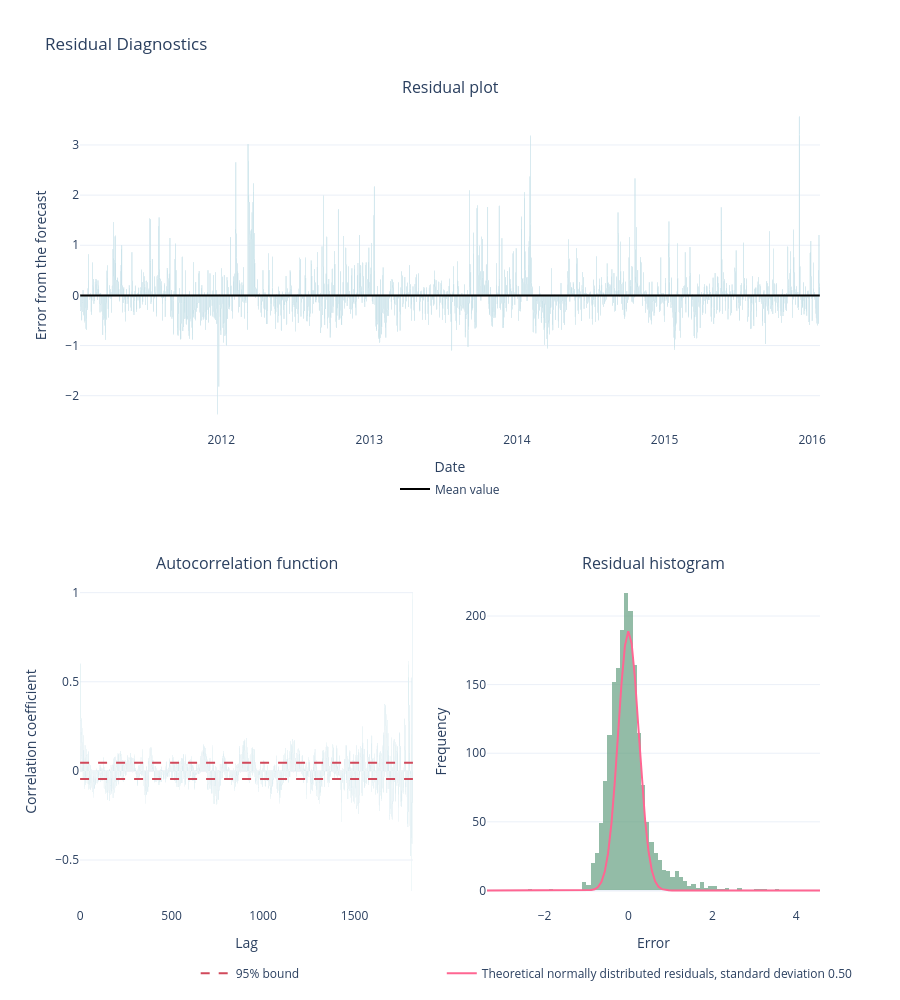

Write notebook code for a chart like this one.
### Code cell
fig = forecast.plot_diagnostics('prophet')
fig.show()

### Figure 1 — Plotly figure (JSON) as saved in the notebook; plotly's stock layout.template omitted (floating-point values rounded to 4 significant figures; data arrays with more than 128 entries replaced by an {"elided": "..."} marker saying what was removed)
{"data": [{"legend": "legend2", "marker": {"color": "#00789c"}, "showlegend": false, "type": "bar", "x": {"elided": "1820 str values"}, "xaxis": "x", "y": {"elided": "1820 float values"}, "yaxis": "y"}, {"legend": "legend2", "line": {"color": "black"}, "name": "Mean value", "type": "scatter", "x": {"elided": "1820 str values"}, "xaxis": "x", "y": {"elided": "1820 float values"}, "yaxis": "y"}, {"legend": "legend3", "marker": {"color": "#00789c"}, "showlegend": false, "type": "bar", "xaxis": "x2", "y": {"elided": "1820 float values"}, "yaxis": "y2"}, {"legend": "legend3", "line": {"color": "#d1495b", "dash": "dash"}, "name": "95% bound", "type": "scatter", "xaxis": "x2", "y": {"elided": "1820 float values"}, "yaxis": "y2"}, {"legend": "legend3", "line": {"color": "#d1495b", "dash": "dash"}, "showlegend": false, "type": "scatter", "xaxis": "x2", "y": {"elided": "1820 float values"}, "yaxis": "y2"}, {"legend": "legend4", "marker": {"color": "#66a182"}, "nbinsx": 100, "opacity": 0.7, "showlegend": false, "type": "histogram", "x": {"elided": "1820 float values"}, "xaxis": "x3", "yaxis": "y3"}, {"legend": "legend4", "name": "Theoretical normally distributed residuals, standard deviation 0.50", "type": "scatter", "x": [-3.371, -3.291, -3.211, -3.131, -3.051, -2.97, -2.89, -2.81, -2.73, -2.65, -2.569, -2.489, -2.409, -2.329, -2.249, -2.169, -2.088, -2.008, -1.928, -1.848, -1.768, -1.687, -1.607, -1.527, -1.447, -1.367, -1.287, -1.206, -1.126, -1.046, -0.9658, -0.8856, -0.8054, -0.7253, -0.6451, -0.5649, -0.4847, -0.4045, -0.3243, -0.2442, -0.164, -0.08379, -0.003603, 0.07658, 0.1568, 0.2369, 0.3171, 0.3973, 0.4775, 0.5577, 0.6379, 0.718, 0.7982, 0.8784, 0.9586, 1.039, 1.119, 1.199, 1.279, 1.36, 1.44, 1.52, 1.6, 1.68, 1.76, 1.841, 1.921, 2.001, 2.081, 2.161, 2.242, 2.322, 2.402, 2.482, 2.562, 2.642, 2.723, 2.803, 2.883, 2.963, 3.043, 3.124, 3.204, 3.284, 3.364, 3.444, 3.524, 3.605, 3.685, 3.765, 3.845, 3.925, 4.006, 4.086, 4.166, 4.246, 4.326, 4.406, 4.487, 4.567], "xaxis": "x3", "y": [3.465e-39, 2.847e-37, 2.104e-35, 1.398e-33, 8.356e-32, 4.491e-30, 2.171e-28, 9.438e-27, 3.69e-25, 1.297e-23, 4.101e-22, 1.166e-20, 2.982e-19, 6.858e-18, 1.418e-16, 2.638e-15, 4.412e-14, 6.637e-13, 8.978e-12, 1.092e-10, 1.195e-09, 1.176e-08, 1.04e-07, 8.279e-07, 5.925e-06, 3.813e-05, 0.0002207, 0.001149, 0.005378, 0.02264, 0.08571, 0.2918, 0.8935, 2.46, 6.093, 13.57, 27.18, 48.95, 79.29, 115.5, 151.3, 178.3, 188.9, 180.0, 154.2, 118.9, 82.38, 51.34, 28.78, 14.51, 6.576, 2.681, 0.9829, 0.3241, 0.0961, 0.02563, 0.006146, 0.001326, 0.0002571, 4.485e-05, 7.035e-06, 9.924e-07, 1.259e-07, 1.437e-08, 1.474e-09, 1.36e-10, 1.129e-11, 8.424e-13, 5.654e-14, 3.413e-15, 1.852e-16, 9.043e-18, 3.97e-19, 1.567e-20, 5.565e-22, 1.777e-23, 5.103e-25, 1.318e-26, 3.061e-28, 6.392e-30, 1.201e-31, 2.028e-33, 3.081e-35, 4.209e-37, 5.172e-39, 5.714e-41, 5.678e-43, 5.074e-45, 4.078e-47, 2.947e-49, 1.916e-51, 1.12e-53, 5.886e-56, 2.783e-58, 1.183e-60, 4.524e-63, 1.555e-65, 4.81e-68, 1.338e-70, 3.345e-73], "yaxis": "y3"}], "layout": {"annotations": [{"font": {"size": 16}, "showarrow": false, "text": "Residual plot", "x": 0.5, "xanchor": "center", "xref": "paper", "y": 1, "yanchor": "bottom", "yref": "paper"}, {"font": {"size": 16}, "showarrow": false, "text": "Autocorrelation function", "x": 0.225, "xanchor": "center", "xref": "paper", "y": 0.41, "yanchor": "bottom", "yref": "paper"}, {"font": {"size": 16}, "showarrow": false, "text": "Residual histogram", "x": 0.775, "xanchor": "center", "xref": "paper", "y": 0.41, "yanchor": "bottom", "yref": "paper"}], "height": 1000, "legend2": {"x": 0.5, "xanchor": "center", "y": 0.5, "yanchor": "bottom"}, "legend3": {"x": 0.23, "xanchor": "center", "y": -0.1, "yanchor": "bottom"}, "legend4": {"x": 0.77, "xanchor": "center", "y": -0.1, "yanchor": "bottom"}, "title": {"text": "Residual Diagnostics"}, "xaxis": {"anchor": "y", "domain": [0, 1], "title": {"text": "Date"}}, "xaxis2": {"anchor": "y2", "domain": [0, 0.45], "title": {"text": "Lag"}}, "xaxis3": {"anchor": "y3", "domain": [0.55, 1], "title": {"text": "Error"}}, "yaxis": {"anchor": "x", "domain": [0.59, 1], "title": {"text": "Error from the forecast"}}, "yaxis2": {"anchor": "x2", "domain": [0, 0.41], "title": {"text": "Correlation coefficient"}}, "yaxis3": {"anchor": "x3", "domain": [0, 0.41], "title": {"text": "Frequency"}}}}
